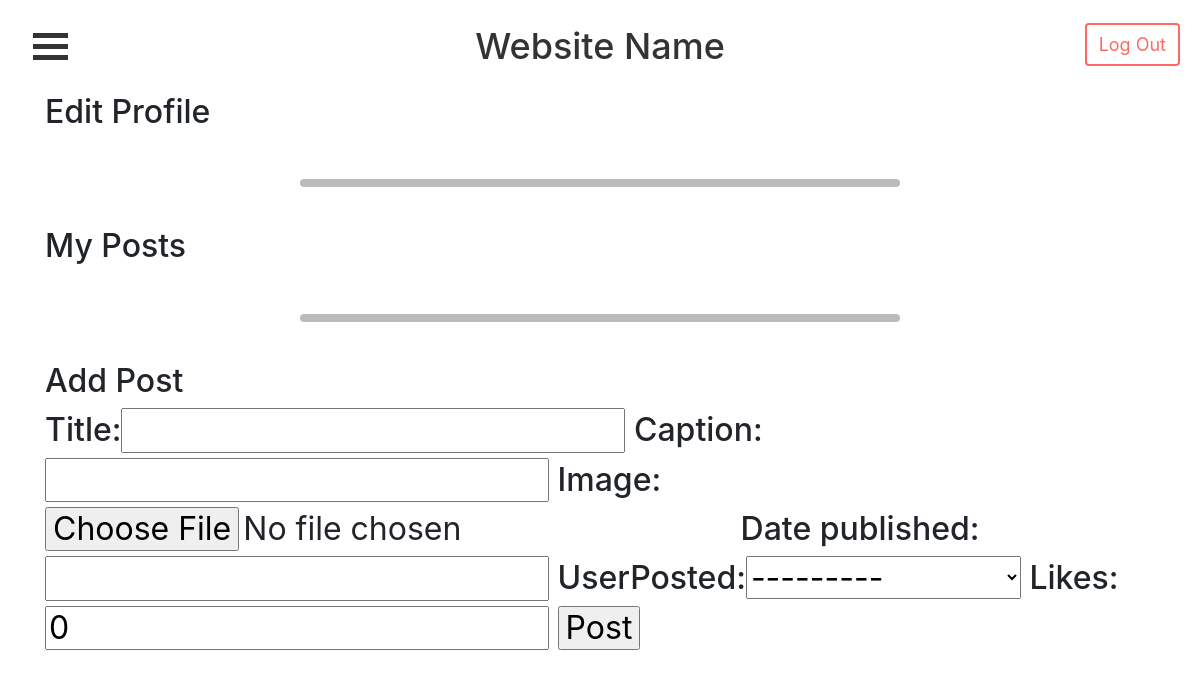
The app's page /profile/1/, older data.
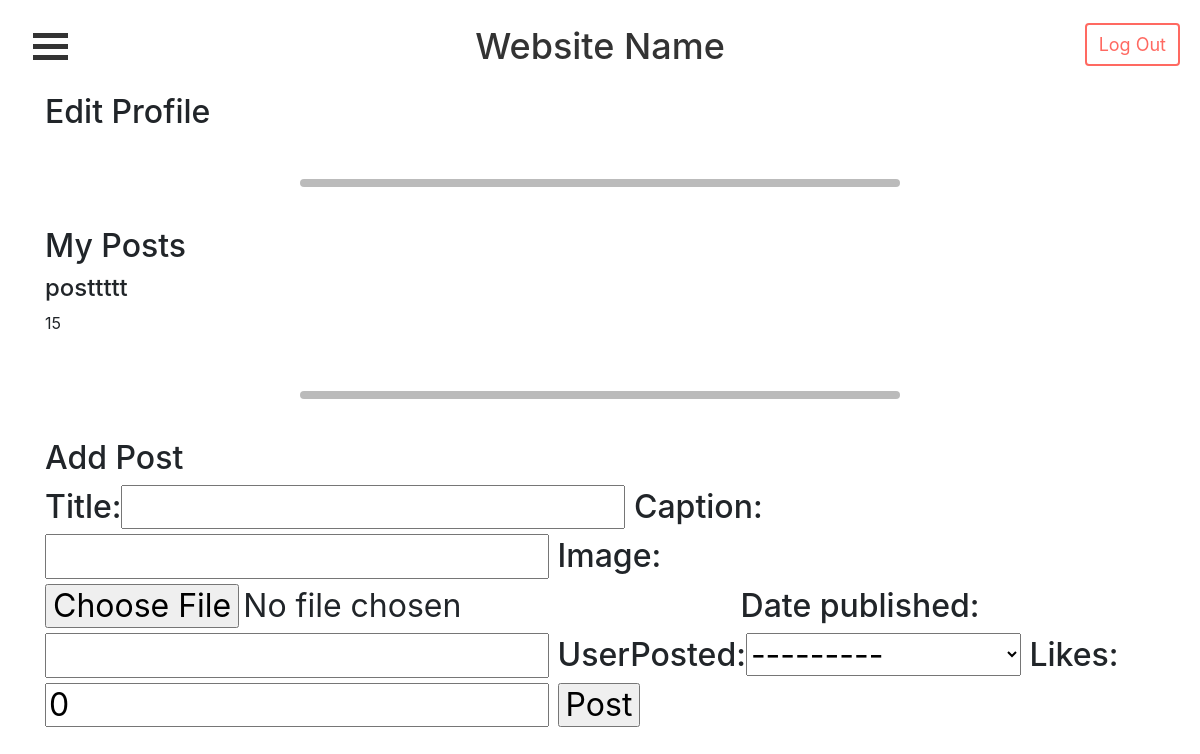
The same page, newer data.
### accounts/models.py (models this page shows, shortened)
class Post(models.Model):
    title = models.CharField(max_length=50, null=True)
    caption = models.CharField(max_length=200, null=True)
    image = models.ImageField(null=True, blank=True)
    post_date = models.DateTimeField('date published')
    userPosted = models.ForeignKey(Profile, null=True, on_delete=models.CASCADE)
    likes = models.IntegerField(default=0)

### accounts/views.py (the view)
# urls.py: path('profile/<str:pk>/', views.profile, name="profile_page"),
def profile(request, pk):
    profile = Profile.objects.get(user_id=pk)
    posts = profile.post_set.all()
    form = PostForm()
    if request.method == "POST":
        form = PostForm(request.POST)
        if form.is_valid():
            form.save()
    context = {'profile': profile, 'posts': posts, 'form': form}
    return render(request, 'accounts/profile.html', context)

### accounts/forms.py
class PostForm(ModelForm):
    class Meta:
        model = Post
        fields = '__all__'

### accounts/templates/accounts/profile.html (shortened to what this page needs)
{% extends 'accounts/main.html' %}
{% block content %}
<div class="container-sm">
  <h2>Edit Profile</h2>
</div>
<br />
<hr class="rounded">
<br />
<div class="container-sm">
  <h2>My Posts</h2>
  {% for post in posts %}
  <h4>{{post.title}}</h4>
  <p>{{post.likes}}</p>
  {% endfor %}
</div>
<br />
<hr class="rounded">
<br />
<div class="container-sm">
  <h2>Add Post<h2>
  <form method="post">
    {{ form }}
    <input type="submit" value="Post">
  </form>
</div>
{% endblock %}

Row changes from the older to the newer data that the page shows:
added Post: title "posttttt", likes "15"
